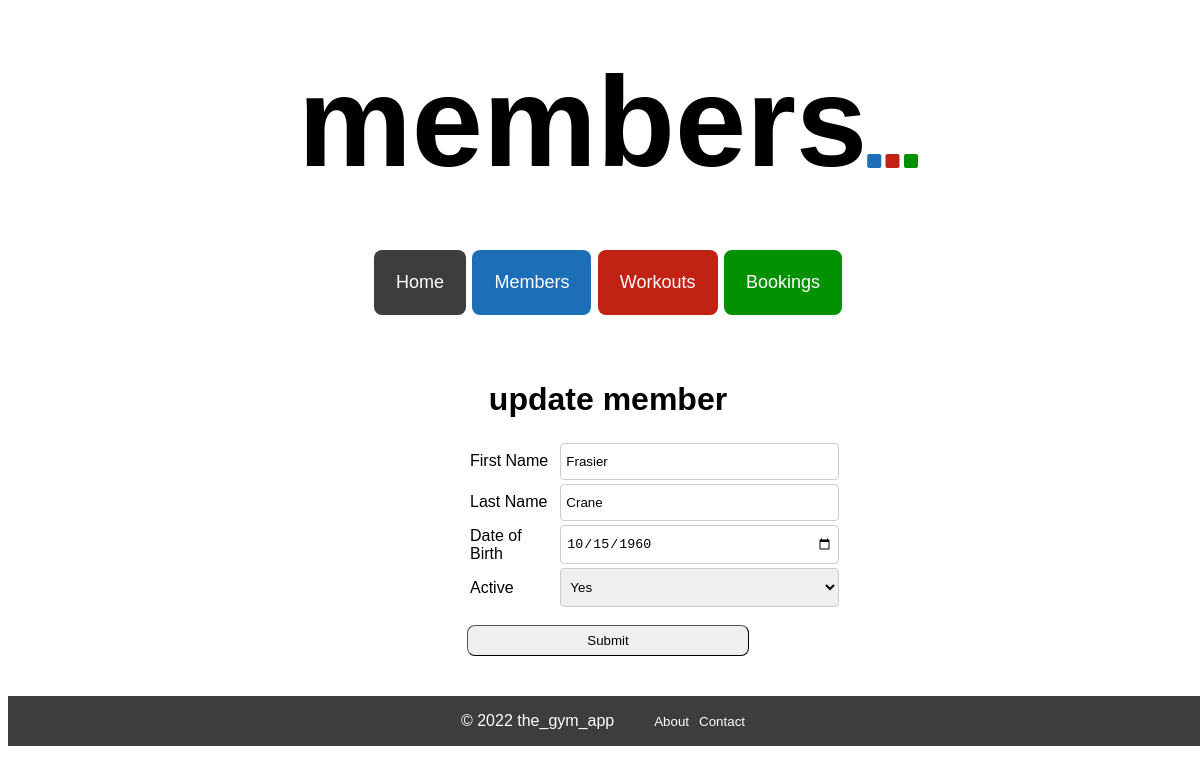
/members/1/update, run on the app's committed database.
### tables this page shows
CREATE TABLE members (
    id INTEGER PRIMARY KEY AUTOINCREMENT,
    first_name VARCHAR,
    last_name VARCHAR,
    dob DATE,
    active BOOLEAN
);

### controllers/member_controller.py (the view)
@members_blueprint.route("/members/<id>/update")
def edit_member(id):
    route_name = "members"
    member = member_repository.select(id)
    return render_template("/members/edit.html", route_name=route_name, member=member)

### db/run_sql.py (called while the page is built)
def get_db():
    path = os.path.dirname(os.path.abspath(__file__))
    db = os.path.join(path, "gym_db.db")
    conn = sqlite3.connect(db)
    conn.execute("PRAGMA foreign_keys = 1")
    conn.row_factory = sqlite3.Row
    return conn

def run_sql(sql, values = []):
    db = get_db()
    cursor = db.cursor()
    cursor.execute(sql, values)
    results = cursor.fetchall()
    db.commit()
    db.close()
    return results

### repositories/member_repository.py (called while the page is built)
def select(id):
    member = None
    sql = "SELECT * FROM members WHERE id = ?"
    values = [id]
    result = run_sql(sql, values)[0]
    if result is not None:
        active = True if result['active'] == 1 else False
        member = Member(result['first_name'], result['last_name'], result['dob'], active, result['id'])
    return member

### templates/members/edit.html (shortened to what this page needs)
{% extends 'base.html'%}
{% block content %}
<div class="edit_page_container">
    <h1>update member</h1>
    <form class="edit_form" action="/members/{{member.id}}" method="post">
        <table class="edit_table">
            <tr>
                <td>
                    <label class="edit_form_label" for="first_name">First Name</label>
                </td>
                <td>
                    <input class="edit_form_input" type="text" id="first_name" name="first_name"
                        value={{member.first_name}} placeholder={{member.first_name}} required autofocus>
                </td>
            </tr>
            <tr>
                <td>
                    <label class="edit_form_label" for="last_name">Last Name</label>
                </td>
                <td>
                    <input class="edit_form_input" type="text" id="last_name" name="last_name"
                        value={{member.last_name}} placeholder={{member.last_name}} required>
                </td>
            </tr>
            <tr>
                <td>
                    <label class="edit_form_label" for={{member.dob}}>Date of Birth</label>
                </td>
                <td>
                    <input class="edit_form_input" type="date" id="dob" name="dob" value={{member.dob}} required>
                </td>
            </tr>
            <tr>
                <td>
                    <label class="edit_form_label" for={{member.active}}>Active</label>
                </td>
                {% if member.active == True %}
                <td>
                    <select class="edit_form_input" id="active" name="active">
                        <option value={{member.active}}>Yes</option>
                    </select>
                </td>
                {% endif %}
            </tr>
        </table>
        <div>
            <button class="edit_page_button" id="submit_button" type="submit">Submit</button>
        </div>
    </form>
</div>
{% endblock %}

### static/style.css (style rules this page uses)
body { height: 100%; width: 100%; font-family: Verdana, Geneva, Tahoma, sans-serif; }

### static/edit_pages.css (style rules this page uses)
.edit_page_container { display: flex; flex-direction: column; align-items: center; justify-content: center; margin: 40px auto; }
.edit_form { width: 23.5%; }
.edit_form_input { padding: 10px 5px; width: 150%; border: 1px solid #ccc; border-radius: 4px; box-sizing: border-box; }
.edit_page_button { padding: 7px; border-radius: 8px; border-width: 1px; width: 100%; cursor: pointer; margin-top: 15px; }

### data on the page
members: first_name "Frasier", last_name "Crane", dob "10/15/1960"

### other printed values
{{ route_name }} "members"
